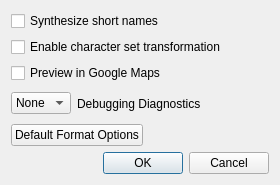
<?xml version="1.0" encoding="UTF-8"?>
<ui version="4.0">
 <class>AdvUi</class>
 <widget class="QDialog" name="AdvUi">
  <property name="geometry">
   <rect>
    <x>0</x>
    <y>0</y>
    <width>280</width>
    <height>185</height>
   </rect>
  </property>
  <property name="windowTitle">
   <string>Global Options</string>
  </property>
  <layout class="QVBoxLayout" name="verticalLayout">
   <item>
    <widget class="QCheckBox" name="synthShortNames">
     <property name="toolTip">
      <string>Create smart shortened names. </string>
     </property>
     <property name="text">
      <string>Synthesize short names</string>
     </property>
    </widget>
   </item>
   <item>
    <widget class="QCheckBox" name="enableCharSetXform">
     <property name="enabled">
      <bool>true</bool>
     </property>
     <property name="toolTip">
      <string>Convert character set encoding between input and output</string>
     </property>
     <property name="text">
      <string>Enable character set transformation</string>
     </property>
    </widget>
   </item>
   <item>
    <widget class="QCheckBox" name="previewGmap">
     <property name="text">
      <string>Preview in Google Maps</string>
     </property>
    </widget>
   </item>
   <item>
    <layout class="QHBoxLayout" name="horizontalLayout">
     <item>
      <widget class="QComboBox" name="debugCombo">
       <property name="toolTip">
        <string>Debugging diagnostics.
Higher number provides more detailed diagnostics.</string>
       </property>
       <item>
        <property name="text">
         <string>None</string>
        </property>
       </item>
       <item>
        <property name="text">
         <string>0</string>
        </property>
       </item>
       <item>
        <property name="text">
         <string>1</string>
        </property>
       </item>
       <item>
        <property name="text">
         <string>2</string>
        </property>
       </item>
       <item>
        <property name="text">
         <string>3</string>
        </property>
       </item>
       <item>
        <property name="text">
         <string>4</string>
        </property>
       </item>
       <item>
        <property name="text">
         <string>5</string>
        </property>
       </item>
       <item>
        <property name="text">
         <string>6</string>
        </property>
       </item>
       <item>
        <property name="text">
         <string>7</string>
        </property>
       </item>
       <item>
        <property name="text">
         <string>8</string>
        </property>
       </item>
       <item>
        <property name="text">
         <string>9</string>
        </property>
       </item>
      </widget>
     </item>
     <item>
      <widget class="QLabel" name="label">
       <property name="text">
        <string>Debugging Diagnostics</string>
       </property>
      </widget>
     </item>
     <item>
      <spacer name="horizontalSpacer">
       <property name="orientation">
        <enum>Qt::Horizontal</enum>
       </property>
       <property name="sizeHint" stdset="0">
        <size>
         <width>40</width>
         <height>20</height>
        </size>
       </property>
      </spacer>
     </item>
    </layout>
   </item>
   <item>
    <layout class="QHBoxLayout" name="horizontalLayout_2">
     <item>
      <widget class="QPushButton" name="formatButton">
       <property name="toolTip">
        <string>Set all format input/output options to default values</string>
       </property>
       <property name="text">
        <string>Default Format Options</string>
       </property>
      </widget>
     </item>
     <item>
      <spacer name="horizontalSpacer_2">
       <property name="orientation">
        <enum>Qt::Horizontal</enum>
       </property>
       <property name="sizeHint" stdset="0">
        <size>
         <width>40</width>
         <height>20</height>
        </size>
       </property>
      </spacer>
     </item>
    </layout>
   </item>
   <item>
    <widget class="QDialogButtonBox" name="buttonBox">
     <property name="orientation">
      <enum>Qt::Horizontal</enum>
     </property>
     <property name="standardButtons">
      <set>QDialogButtonBox::Cancel|QDialogButtonBox::Ok</set>
     </property>
    </widget>
   </item>
  </layout>
 </widget>
 <resources/>
 <connections/>
</ui>
